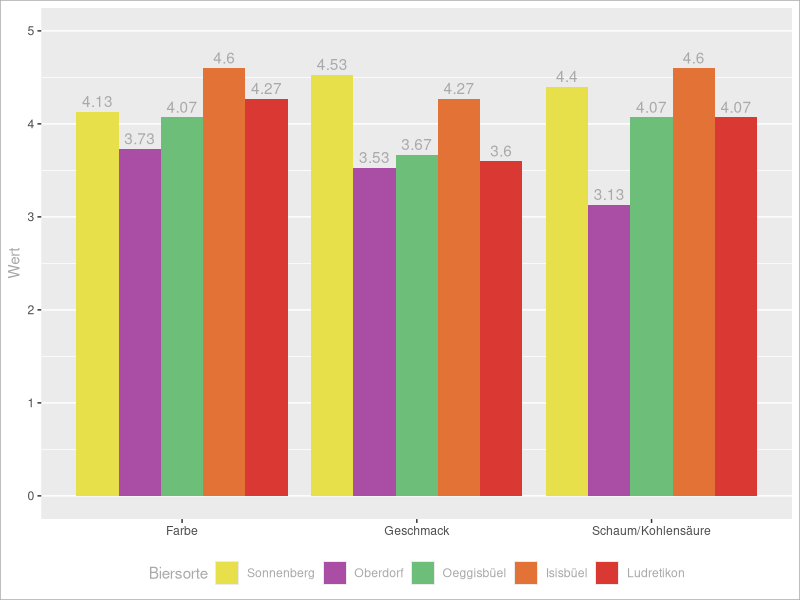
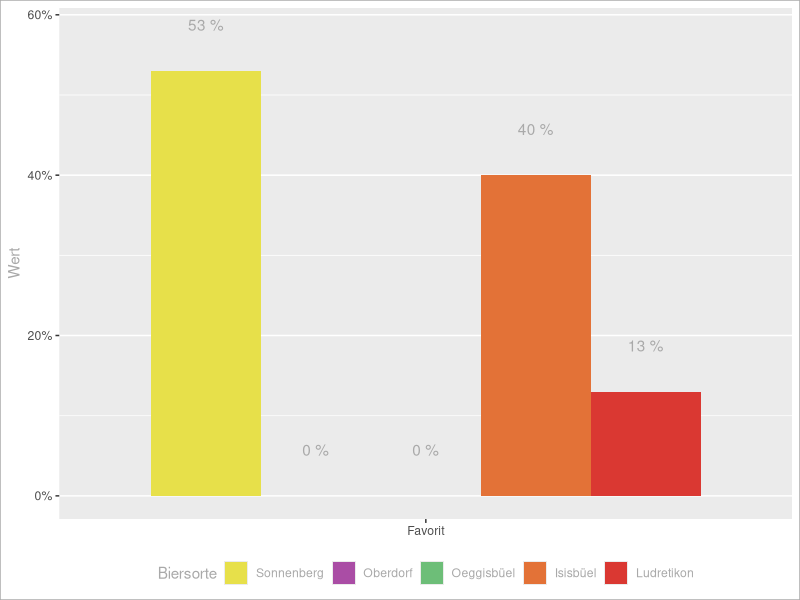

Write the R code that produced these figures, in order.
## ---- chunk 1
#| label: csv
#| echo: false
# read the csv

library(tidyverse, warn.conflicts = FALSE, quietly = TRUE)
library(here)
options(knitr.kable.NA = '')

tabelle <- read_csv(here("data/tabelle.csv")) |> 
  filter(!if_all(c(3:6), ~ is.na(.)))

knitr::kable(tabelle,
             align = c("l", "l", "c", "c", "c", "c", "l"))
## ---- chunk 2
#| label: pivot
#| echo: false
options(knitr.kable.NA = '')

pivot <- tabelle |> 
  group_by(Biersorte) |> 
  summarise(across(c(2,3,4), \(x) mean(x, na.rm = TRUE)),
            across(c(5), \(x) sum(x, na.rm = TRUE)/n()))

knitr::kable(pivot, digits = c(0, 1, 1, 1, 2))
## ---- chunk 3
#| echo: false
#| output: false

# make the data tidy
pivot <- pivot |> 
  ungroup() |> 
  pivot_longer(-c(1),
               names_to = "Kategorie", values_to = "Wert") |> 
  mutate(Biersorte = factor(Biersorte,
                            levels = c("Sonnenberg", "Oberdorf", "Oeggisbüel", "Isisbüel", "Ludretikon"),
                            ordered = TRUE)) |> 
  mutate(Wert = round(Wert, 2))

# create theme
mytheme <- theme(axis.title.x = element_blank(),
                 legend.position = "bottom",
                 panel.grid.major.x = element_blank(),
                 text = element_text(colour = "darkgrey"),
                 plot.title = element_text(colour = "darkgrey", size = 11, hjust = 0.5),
                 plot.background = element_rect(colour = "darkgrey", fill=NA, linewidth =.5) )

# define colors
mycolor <- c("#E7E04A", "#AA4DA5", "#6DBE78", "#E37237", "#DA3832")
## ---- chunk 4
#| label: plot_values
#| echo: false

pivot |>
  filter(Kategorie != "Favorit") |> 
  ggplot(aes(y = Wert, x = Kategorie, fill = Biersorte)) +
    geom_col(position = "dodge") +
    geom_text(aes(label = Wert, y = Wert + 0.05), colour = "darkgrey", position = position_dodge(0.9), vjust = 0) +
    expand_limits(y = c(0,5)) +
    scale_fill_manual(values = mycolor) +
    mytheme
  
## ---- chunk 5
#| label: plot_favorite
#| echo: false

pivot |> 
  filter(Kategorie == "Favorit") |> 
  ggplot(aes(y = Wert, x = Kategorie, fill = Biersorte)) +
    geom_col(position = "dodge") +
    geom_text(aes(label = paste(Wert*100, "%"), y = Wert + 0.05), colour = "darkgrey", position = position_dodge(0.9), vjust = 0) +
  scale_y_continuous(labels = scales::percent) +
  scale_fill_manual(values = mycolor) +
  mytheme
  
